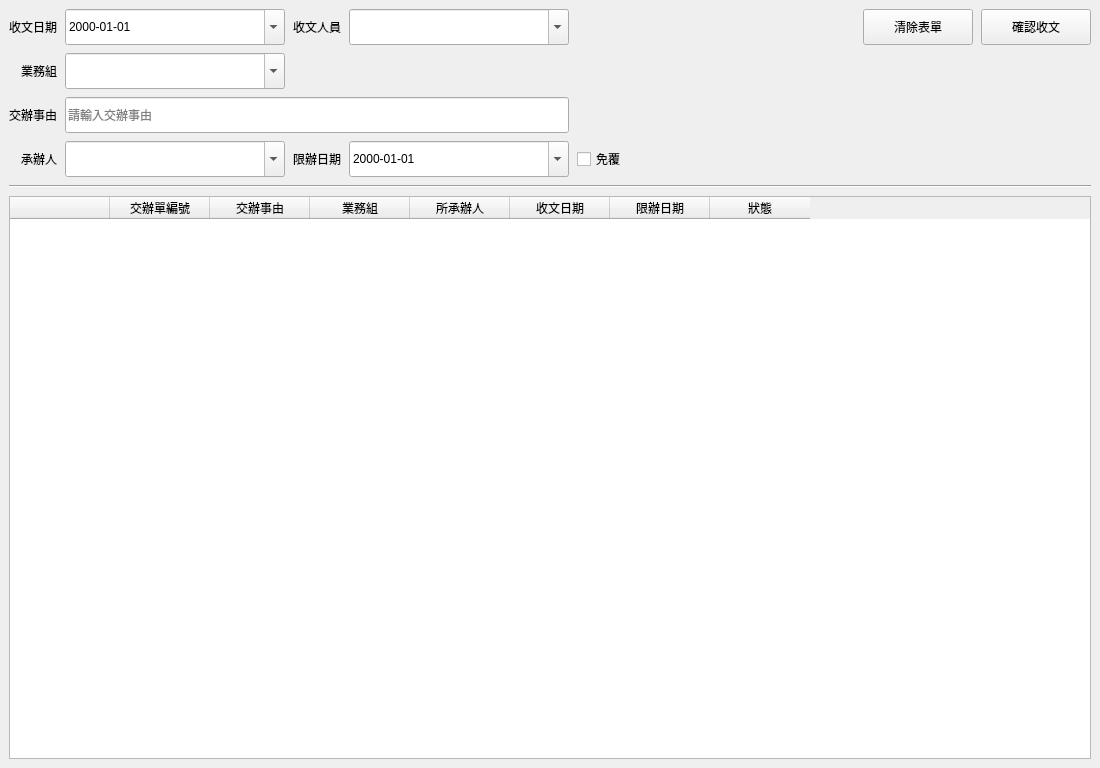
<?xml version="1.0" encoding="UTF-8"?>
<ui version="4.0">
 <class>MainWindow</class>
 <widget class="QMainWindow" name="MainWindow">
  <property name="geometry">
   <rect><x>0</x><y>0</y><width>1100</width><height>768</height></rect>
  </property>
  <property name="windowTitle"><string>公文收發管理系統 - 交辦單收文</string></property>
  <widget class="QWidget" name="centralwidget">
   <layout class="QVBoxLayout" name="mainVerticalLayout">
    <property name="spacing"><number>8</number></property>
    <item>
     <layout class="QGridLayout" name="formGrid">
      <property name="horizontalSpacing"><number>8</number></property>
      <property name="verticalSpacing"><number>8</number></property>

      <!--
        統一規格：
        col0 = 標籤（Qt自動對齊）
        col1 = 欄位A：combo 220px（收文人員/業務組/承辦人）
               或 dateEdit 180px（收文日期）
        col2 = 標籤
        col3 = 欄位B：combo 220px（限辦日期 180px）
        col4 = 額外元件（checkbox/按鈕）
        col5 = spacer
        col6 = 按鈕

        重點：col1 寬度由最寬元件決定（220px combo）
              col3 寬度由最寬元件決定（220px combo）
              日期欄 180px 放 col1/col3 時會對齊到 220px 左緣
      -->

      <!-- row0: 收文日期(180) | 收文人員(220) | spacer | 清除 | 確認 -->
      <item row="0" column="0">
       <widget class="QLabel" name="lbl_recvDate">
        <property name="text"><string>收文日期</string></property>
        <property name="alignment"><set>Qt::AlignRight|Qt::AlignVCenter</set></property>
       </widget>
      </item>
      <item row="0" column="1">
       <widget class="QDateEdit" name="recv_date">
        <property name="minimumSize"><size><width>220</width><height>36</height></size></property>
        <property name="maximumSize"><size><width>220</width><height>36</height></size></property>
        <property name="calendarPopup"><bool>true</bool></property>
        <property name="displayFormat"><string>yyyy-MM-dd</string></property>
       </widget>
      </item>
      <item row="0" column="2">
       <widget class="QLabel" name="lbl_receiver">
        <property name="text"><string>收文人員</string></property>
        <property name="alignment"><set>Qt::AlignRight|Qt::AlignVCenter</set></property>
       </widget>
      </item>
      <item row="0" column="3">
       <widget class="QComboBox" name="recv_receiver">
        <property name="minimumSize"><size><width>220</width><height>36</height></size></property>
        <property name="maximumSize"><size><width>220</width><height>36</height></size></property>
        <property name="editable"><bool>true</bool></property>
       </widget>
      </item>
      <item row="0" column="4">
       <spacer>
        <property name="orientation"><enum>Qt::Horizontal</enum></property>
        <property name="sizeHint" stdset="0"><size><width>20</width><height>0</height></size></property>
       </spacer>
      </item>
      <item row="0" column="5">
       <widget class="QPushButton" name="btn_recv_clear">
        <property name="minimumSize"><size><width>110</width><height>36</height></size></property>
        <property name="maximumSize"><size><width>110</width><height>36</height></size></property>
        <property name="text"><string>清除表單</string></property>
       </widget>
      </item>
      <item row="0" column="6">
       <widget class="QPushButton" name="btn_recv_submit">
        <property name="minimumSize"><size><width>110</width><height>36</height></size></property>
        <property name="maximumSize"><size><width>110</width><height>36</height></size></property>
        <property name="text"><string>確認收文</string></property>
       </widget>
      </item>

      <!-- row1: 業務組(220) -->
      <item row="1" column="0">
       <widget class="QLabel" name="lbl_dept">
        <property name="text"><string>業務組</string></property>
        <property name="alignment"><set>Qt::AlignRight|Qt::AlignVCenter</set></property>
       </widget>
      </item>
      <item row="1" column="1">
       <widget class="QComboBox" name="recv_dept">
        <property name="minimumSize"><size><width>220</width><height>36</height></size></property>
        <property name="maximumSize"><size><width>220</width><height>36</height></size></property>
        <property name="editable"><bool>true</bool></property>
       </widget>
      </item>

      <!-- row2: 交辦事由（跨 col1~col3，右緣對齊收文人員右緣） -->
      <item row="2" column="0">
       <widget class="QLabel" name="lbl_subject">
        <property name="text"><string>交辦事由</string></property>
        <property name="alignment"><set>Qt::AlignRight|Qt::AlignVCenter</set></property>
       </widget>
      </item>
      <item row="2" column="1" colspan="3">
       <widget class="QLineEdit" name="recv_subject">
        <property name="minimumSize"><size><width>0</width><height>36</height></size></property>
        <property name="placeholderText"><string>請輸入交辦事由</string></property>
       </widget>
      </item>

      <!-- row3: 承辦人(220) | 限辦日期(180) | 免覆 -->
      <item row="3" column="0">
       <widget class="QLabel" name="lbl_processor">
        <property name="text"><string>承辦人</string></property>
        <property name="alignment"><set>Qt::AlignRight|Qt::AlignVCenter</set></property>
       </widget>
      </item>
      <item row="3" column="1">
       <widget class="QComboBox" name="recv_processor">
        <property name="minimumSize"><size><width>220</width><height>36</height></size></property>
        <property name="maximumSize"><size><width>220</width><height>36</height></size></property>
        <property name="editable"><bool>true</bool></property>
       </widget>
      </item>
      <item row="3" column="2">
       <widget class="QLabel" name="lbl_deadline">
        <property name="text"><string>限辦日期</string></property>
        <property name="alignment"><set>Qt::AlignRight|Qt::AlignVCenter</set></property>
       </widget>
      </item>
      <item row="3" column="3">
       <widget class="QDateEdit" name="recv_deadline">
        <property name="minimumSize"><size><width>220</width><height>36</height></size></property>
        <property name="maximumSize"><size><width>220</width><height>36</height></size></property>
        <property name="calendarPopup"><bool>true</bool></property>
        <property name="displayFormat"><string>yyyy-MM-dd</string></property>
       </widget>
      </item>
      <item row="3" column="4">
       <widget class="QCheckBox" name="chk_no_deadline">
        <property name="text"><string>免覆</string></property>
       </widget>
      </item>

      <!-- 分隔線 -->
      <item row="4" column="0" colspan="7">
       <widget class="QFrame" name="line_bot">
        <property name="frameShape"><enum>QFrame::HLine</enum></property>
        <property name="frameShadow"><enum>QFrame::Sunken</enum></property>
       </widget>
      </item>

     </layout>
    </item>

    <!-- 預覽表格 -->
    <item>
     <widget class="QTableWidget" name="recv_tableWidget">
      <property name="selectionBehavior"><enum>QAbstractItemView::SelectRows</enum></property>
      <column><property name="text"><string></string></property></column>
      <column><property name="text"><string>交辦單編號</string></property></column>
      <column><property name="text"><string>交辦事由</string></property></column>
      <column><property name="text"><string>業務組</string></property></column>
      <column><property name="text"><string>所承辦人</string></property></column>
      <column><property name="text"><string>收文日期</string></property></column>
      <column><property name="text"><string>限辦日期</string></property></column>
      <column><property name="text"><string>狀態</string></property></column>
     </widget>
    </item>

   </layout>
  </widget>
 </widget>
 <tabstops>
  <tabstop>recv_subject</tabstop>
  <tabstop>recv_date</tabstop>
  <tabstop>recv_receiver</tabstop>
  <tabstop>recv_dept</tabstop>
  <tabstop>recv_processor</tabstop>
  <tabstop>recv_deadline</tabstop>
 </tabstops>
</ui>
